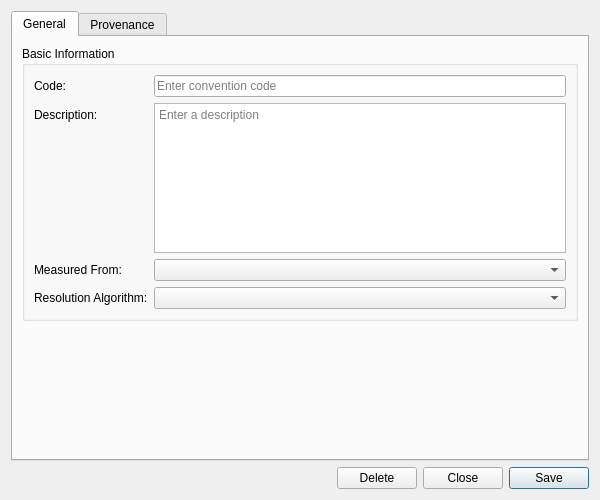
<?xml version="1.0" encoding="UTF-8"?>
<ui version="4.0">
 <class>TenorConventionDetailDialog</class>
 <widget class="QWidget" name="TenorConventionDetailDialog">
  <property name="geometry">
   <rect>
    <x>0</x>
    <y>0</y>
    <width>600</width>
    <height>500</height>
   </rect>
  </property>
  <property name="sizePolicy">
   <sizepolicy hsizetype="Preferred" vsizetype="Preferred">
    <horstretch>0</horstretch>
    <verstretch>0</verstretch>
   </sizepolicy>
  </property>
  <property name="minimumSize">
   <size>
    <width>600</width>
    <height>500</height>
   </size>
  </property>
  <property name="windowTitle">
   <string>Tenor Convention Details</string>
  </property>
  <layout class="QVBoxLayout" name="verticalLayout">
   <item>
    <widget class="QTabWidget" name="tabWidget">
     <property name="currentIndex"><number>0</number></property>
     <widget class="QWidget" name="generalTab">
      <attribute name="title"><string>General</string></attribute>
      <layout class="QVBoxLayout" name="generalLayout">
       <item>
        <widget class="QGroupBox" name="basicInfoGroup">
         <property name="title">
          <string>Basic Information</string>
         </property>
         <layout class="QFormLayout" name="formLayout">
          <item row="0" column="0">
           <widget class="QLabel" name="labelCode">
            <property name="text">
             <string>Code:</string>
            </property>
           </widget>
          </item>
          <item row="0" column="1">
           <widget class="QLineEdit" name="codeEdit">
            <property name="placeholderText">
             <string>Enter convention code</string>
            </property>
            <property name="readOnly">
             <bool>true</bool>
            </property>
           </widget>
          </item>
          <item row="1" column="0">
           <widget class="QLabel" name="labelDescription">
            <property name="text">
             <string>Description:</string>
            </property>
           </widget>
          </item>
          <item row="1" column="1">
           <widget class="QPlainTextEdit" name="descriptionEdit">
            <property name="minimumSize">
             <size>
              <width>0</width>
              <height>80</height>
             </size>
            </property>
            <property name="maximumSize">
             <size>
              <width>16777215</width>
              <height>150</height>
             </size>
            </property>
            <property name="placeholderText">
             <string>Enter a description</string>
            </property>
           </widget>
          </item>
          <item row="2" column="0">
           <widget class="QLabel" name="labelMeasuredFrom">
            <property name="text">
             <string>Measured From:</string>
            </property>
           </widget>
          </item>
          <item row="2" column="1">
           <widget class="QComboBox" name="measuredFromCombo">
            <property name="insertPolicy">
             <enum>QComboBox::NoInsert</enum>
            </property>
           </widget>
          </item>
          <item row="3" column="0">
           <widget class="QLabel" name="labelResolutionAlgorithm">
            <property name="text">
             <string>Resolution Algorithm:</string>
            </property>
           </widget>
          </item>
          <item row="3" column="1">
           <widget class="QComboBox" name="resolutionAlgorithmCombo">
            <property name="insertPolicy">
             <enum>QComboBox::NoInsert</enum>
            </property>
           </widget>
          </item>
         </layout>
        </widget>
       </item>
       <item>
        <spacer name="verticalSpacer">
         <property name="orientation">
          <enum>Qt::Vertical</enum>
         </property>
         <property name="sizeHint" stdset="0">
          <size>
           <width>20</width>
           <height>40</height>
          </size>
         </property>
        </spacer>
       </item>
      </layout>
     </widget>
     <widget class="QWidget" name="provenanceTab">
      <attribute name="title"><string>Provenance</string></attribute>
      <layout class="QVBoxLayout" name="provenanceTabLayout">
       <item>
        <widget class="ores::qt::ProvenanceWidget" name="provenanceWidget" native="true"/>
       </item>
      </layout>
     </widget>
    </widget>
   </item>
   <item>
    <layout class="QHBoxLayout" name="buttonLayout">
     <item>
      <spacer name="horizontalSpacer">
       <property name="orientation">
        <enum>Qt::Horizontal</enum>
       </property>
       <property name="sizeHint" stdset="0">
        <size>
         <width>40</width>
         <height>20</height>
        </size>
       </property>
      </spacer>
     </item>
     <item>
      <widget class="QPushButton" name="deleteButton">
       <property name="text">
        <string>Delete</string>
       </property>
      </widget>
     </item>
     <item>
      <widget class="QPushButton" name="closeButton">
       <property name="text">
        <string>Close</string>
       </property>
      </widget>
     </item>
     <item>
      <widget class="QPushButton" name="saveButton">
       <property name="text">
        <string>Save</string>
       </property>
       <property name="default">
        <bool>true</bool>
       </property>
      </widget>
     </item>
    </layout>
   </item>
  </layout>
 </widget>
 <customwidgets>
  <customwidget>
   <class>ores::qt::ProvenanceWidget</class>
   <extends>QWidget</extends>
   <header>ores.qt/ProvenanceWidget.hpp</header>
  </customwidget>
 </customwidgets>
 <resources/>
 <connections/>
</ui>
